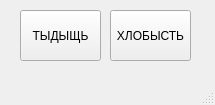
<?xml version="1.0" encoding="UTF-8"?>
<ui version="4.0">
 <class>MainWindow</class>
 <widget class="QMainWindow" name="MainWindow">
  <property name="geometry">
   <rect>
    <x>0</x>
    <y>0</y>
    <width>215</width>
    <height>105</height>
   </rect>
  </property>
  <property name="windowTitle">
   <string>MainWindow</string>
  </property>
  <widget class="QWidget" name="centralwidget">
   <widget class="QPushButton" name="pushButton">
    <property name="geometry">
     <rect>
      <x>20</x>
      <y>10</y>
      <width>81</width>
      <height>51</height>
     </rect>
    </property>
    <property name="text">
     <string>ТЫДЫЩЬ</string>
    </property>
   </widget>
   <widget class="QPushButton" name="pushButton_2">
    <property name="geometry">
     <rect>
      <x>110</x>
      <y>10</y>
      <width>81</width>
      <height>51</height>
     </rect>
    </property>
    <property name="text">
     <string>ХЛОБЫСТЬ</string>
    </property>
   </widget>
  </widget>
  <widget class="QMenuBar" name="menubar">
   <property name="geometry">
    <rect>
     <x>0</x>
     <y>0</y>
     <width>215</width>
     <height>21</height>
    </rect>
   </property>
  </widget>
  <widget class="QStatusBar" name="statusbar"/>
 </widget>
 <resources/>
 <connections/>
</ui>
